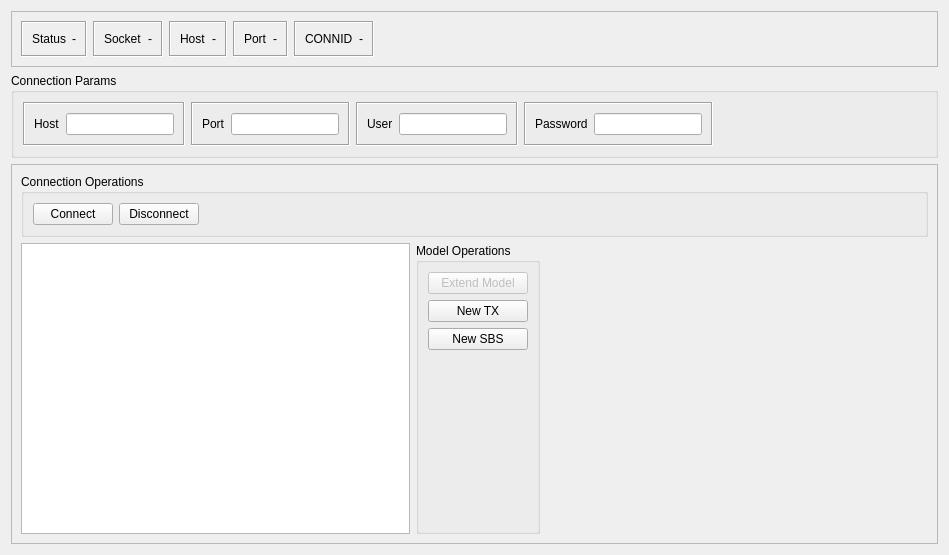
<?xml version="1.0" encoding="UTF-8"?>
<ui version="4.0">
 <class>vlg_toolkit_Connection</class>
 <widget class="QWidget" name="vlg_toolkit_Connection">
  <property name="geometry">
   <rect>
    <x>0</x>
    <y>0</y>
    <width>949</width>
    <height>555</height>
   </rect>
  </property>
  <property name="windowTitle">
   <string>Form</string>
  </property>
  <layout class="QVBoxLayout" name="verticalLayout">
   <item>
    <widget class="QFrame" name="frame">
     <property name="sizePolicy">
      <sizepolicy hsizetype="Preferred" vsizetype="Fixed">
       <horstretch>0</horstretch>
       <verstretch>0</verstretch>
      </sizepolicy>
     </property>
     <property name="frameShape">
      <enum>QFrame::StyledPanel</enum>
     </property>
     <property name="frameShadow">
      <enum>QFrame::Raised</enum>
     </property>
     <layout class="QHBoxLayout" name="horizontalLayout">
      <item>
       <widget class="QFrame" name="conn_status_frame">
        <property name="frameShape">
         <enum>QFrame::Box</enum>
        </property>
        <property name="frameShadow">
         <enum>QFrame::Sunken</enum>
        </property>
        <layout class="QHBoxLayout" name="horizontalLayout_3">
         <item>
          <layout class="QHBoxLayout" name="horizontalLayout_2">
           <item>
            <widget class="QLabel" name="conn_status_label">
             <property name="text">
              <string>Status</string>
             </property>
            </widget>
           </item>
           <item>
            <widget class="QLabel" name="conn_status_label_disp">
             <property name="styleSheet">
              <string notr="true">background-color : light grey; color : black;</string>
             </property>
             <property name="text">
              <string>-</string>
             </property>
             <property name="alignment">
              <set>Qt::AlignCenter</set>
             </property>
            </widget>
           </item>
          </layout>
         </item>
        </layout>
       </widget>
      </item>
      <item>
       <widget class="QFrame" name="conn_status_frame_2">
        <property name="frameShape">
         <enum>QFrame::Box</enum>
        </property>
        <property name="frameShadow">
         <enum>QFrame::Sunken</enum>
        </property>
        <layout class="QHBoxLayout" name="horizontalLayout_6">
         <item>
          <layout class="QHBoxLayout" name="horizontalLayout_7">
           <item>
            <widget class="QLabel" name="sock_label">
             <property name="text">
              <string>Socket</string>
             </property>
            </widget>
           </item>
           <item>
            <widget class="QLabel" name="sock_label_disp">
             <property name="styleSheet">
              <string notr="true">background-color : light grey; color : black;</string>
             </property>
             <property name="text">
              <string>-</string>
             </property>
             <property name="alignment">
              <set>Qt::AlignCenter</set>
             </property>
            </widget>
           </item>
          </layout>
         </item>
        </layout>
       </widget>
      </item>
      <item>
       <widget class="QFrame" name="conn_status_frame_3">
        <property name="frameShape">
         <enum>QFrame::Box</enum>
        </property>
        <property name="frameShadow">
         <enum>QFrame::Sunken</enum>
        </property>
        <layout class="QHBoxLayout" name="horizontalLayout_8">
         <item>
          <layout class="QHBoxLayout" name="horizontalLayout_9">
           <item>
            <widget class="QLabel" name="host_label">
             <property name="text">
              <string>Host</string>
             </property>
            </widget>
           </item>
           <item>
            <widget class="QLabel" name="host_label_disp">
             <property name="styleSheet">
              <string notr="true">background-color : light grey; color : black;</string>
             </property>
             <property name="text">
              <string>-</string>
             </property>
             <property name="alignment">
              <set>Qt::AlignCenter</set>
             </property>
            </widget>
           </item>
          </layout>
         </item>
        </layout>
       </widget>
      </item>
      <item>
       <widget class="QFrame" name="conn_status_frame_4">
        <property name="frameShape">
         <enum>QFrame::Box</enum>
        </property>
        <property name="frameShadow">
         <enum>QFrame::Sunken</enum>
        </property>
        <layout class="QHBoxLayout" name="horizontalLayout_10">
         <item>
          <layout class="QHBoxLayout" name="horizontalLayout_11">
           <item>
            <widget class="QLabel" name="port_label">
             <property name="text">
              <string>Port</string>
             </property>
            </widget>
           </item>
           <item>
            <widget class="QLabel" name="port_label_disp">
             <property name="styleSheet">
              <string notr="true">background-color : light grey; color : black;</string>
             </property>
             <property name="text">
              <string>-</string>
             </property>
             <property name="alignment">
              <set>Qt::AlignCenter</set>
             </property>
            </widget>
           </item>
          </layout>
         </item>
        </layout>
       </widget>
      </item>
      <item>
       <widget class="QFrame" name="conn_status_frame_6">
        <property name="frameShape">
         <enum>QFrame::Box</enum>
        </property>
        <property name="frameShadow">
         <enum>QFrame::Sunken</enum>
        </property>
        <layout class="QHBoxLayout" name="horizontalLayout_16">
         <item>
          <layout class="QHBoxLayout" name="horizontalLayout_17">
           <item>
            <widget class="QLabel" name="port_label_2">
             <property name="text">
              <string>CONNID</string>
             </property>
            </widget>
           </item>
           <item>
            <widget class="QLabel" name="connid_label_disp">
             <property name="styleSheet">
              <string notr="true">background-color : light grey; color : black;</string>
             </property>
             <property name="text">
              <string>-</string>
             </property>
             <property name="alignment">
              <set>Qt::AlignCenter</set>
             </property>
            </widget>
           </item>
          </layout>
         </item>
        </layout>
       </widget>
      </item>
      <item>
       <spacer name="horizontalSpacer">
        <property name="orientation">
         <enum>Qt::Horizontal</enum>
        </property>
        <property name="sizeHint" stdset="0">
         <size>
          <width>40</width>
          <height>20</height>
         </size>
        </property>
       </spacer>
      </item>
     </layout>
    </widget>
   </item>
   <item>
    <widget class="QGroupBox" name="cp_group_box">
     <property name="title">
      <string>Connection Params</string>
     </property>
     <layout class="QHBoxLayout" name="horizontalLayout_23">
      <item>
       <widget class="QFrame" name="conn_status_frame_10">
        <property name="sizePolicy">
         <sizepolicy hsizetype="Fixed" vsizetype="Preferred">
          <horstretch>0</horstretch>
          <verstretch>0</verstretch>
         </sizepolicy>
        </property>
        <property name="frameShape">
         <enum>QFrame::Box</enum>
        </property>
        <property name="frameShadow">
         <enum>QFrame::Sunken</enum>
        </property>
        <layout class="QHBoxLayout" name="horizontalLayout_4">
         <item>
          <layout class="QHBoxLayout" name="horizontalLayout_24">
           <item>
            <widget class="QLabel" name="conn_status_label_5">
             <property name="text">
              <string>Host</string>
             </property>
             <property name="buddy">
              <cstring>cp_psswd</cstring>
             </property>
            </widget>
           </item>
           <item>
            <widget class="QLineEdit" name="cp_host_addr"/>
           </item>
          </layout>
         </item>
        </layout>
       </widget>
      </item>
      <item>
       <widget class="QFrame" name="conn_status_frame_9">
        <property name="sizePolicy">
         <sizepolicy hsizetype="Fixed" vsizetype="Preferred">
          <horstretch>0</horstretch>
          <verstretch>0</verstretch>
         </sizepolicy>
        </property>
        <property name="frameShape">
         <enum>QFrame::Box</enum>
        </property>
        <property name="frameShadow">
         <enum>QFrame::Sunken</enum>
        </property>
        <layout class="QHBoxLayout" name="horizontalLayout_18">
         <item>
          <layout class="QHBoxLayout" name="horizontalLayout_22">
           <item>
            <widget class="QLabel" name="conn_status_label_4">
             <property name="text">
              <string>Port</string>
             </property>
             <property name="buddy">
              <cstring>cp_psswd</cstring>
             </property>
            </widget>
           </item>
           <item>
            <widget class="QLineEdit" name="cp_host_port"/>
           </item>
          </layout>
         </item>
        </layout>
       </widget>
      </item>
      <item>
       <widget class="QFrame" name="conn_status_frame_8">
        <property name="sizePolicy">
         <sizepolicy hsizetype="Fixed" vsizetype="Preferred">
          <horstretch>0</horstretch>
          <verstretch>0</verstretch>
         </sizepolicy>
        </property>
        <property name="frameShape">
         <enum>QFrame::Box</enum>
        </property>
        <property name="frameShadow">
         <enum>QFrame::Sunken</enum>
        </property>
        <layout class="QHBoxLayout" name="horizontalLayout_19">
         <item>
          <layout class="QHBoxLayout" name="horizontalLayout_20">
           <item>
            <widget class="QLabel" name="conn_status_label_3">
             <property name="text">
              <string>User</string>
             </property>
             <property name="buddy">
              <cstring>cp_psswd</cstring>
             </property>
            </widget>
           </item>
           <item>
            <widget class="QLineEdit" name="cp_user"/>
           </item>
          </layout>
         </item>
        </layout>
       </widget>
      </item>
      <item>
       <widget class="QFrame" name="conn_status_frame_7">
        <property name="sizePolicy">
         <sizepolicy hsizetype="Fixed" vsizetype="Preferred">
          <horstretch>0</horstretch>
          <verstretch>0</verstretch>
         </sizepolicy>
        </property>
        <property name="frameShape">
         <enum>QFrame::Box</enum>
        </property>
        <property name="frameShadow">
         <enum>QFrame::Sunken</enum>
        </property>
        <layout class="QHBoxLayout" name="horizontalLayout_21">
         <item>
          <layout class="QHBoxLayout" name="horizontalLayout_5">
           <item>
            <widget class="QLabel" name="conn_status_label_2">
             <property name="text">
              <string>Password</string>
             </property>
             <property name="buddy">
              <cstring>cp_psswd</cstring>
             </property>
            </widget>
           </item>
           <item>
            <widget class="QLineEdit" name="cp_psswd"/>
           </item>
          </layout>
         </item>
        </layout>
       </widget>
      </item>
      <item>
       <spacer name="horizontalSpacer_4">
        <property name="orientation">
         <enum>Qt::Horizontal</enum>
        </property>
        <property name="sizeHint" stdset="0">
         <size>
          <width>40</width>
          <height>20</height>
         </size>
        </property>
       </spacer>
      </item>
     </layout>
    </widget>
   </item>
   <item>
    <widget class="QFrame" name="frame_2">
     <property name="frameShape">
      <enum>QFrame::StyledPanel</enum>
     </property>
     <property name="frameShadow">
      <enum>QFrame::Raised</enum>
     </property>
     <layout class="QVBoxLayout" name="verticalLayout_3">
      <item>
       <widget class="QGroupBox" name="groupBox">
        <property name="title">
         <string>Connection Operations</string>
        </property>
        <layout class="QHBoxLayout" name="horizontalLayout_14">
         <item>
          <widget class="QPushButton" name="connect_button">
           <property name="text">
            <string>Connect</string>
           </property>
           <property name="icon">
            <iconset resource="tkt_prj_res.qrc">
             <normaloff>:/icon/icons/flash.png</normaloff>:/icon/icons/flash.png</iconset>
           </property>
          </widget>
         </item>
         <item>
          <widget class="QPushButton" name="disconnect_button">
           <property name="text">
            <string>Disconnect</string>
           </property>
           <property name="icon">
            <iconset resource="tkt_prj_res.qrc">
             <normaloff>:/icon/icons/flash-off.png</normaloff>:/icon/icons/flash-off.png</iconset>
           </property>
           <property name="flat">
            <bool>false</bool>
           </property>
          </widget>
         </item>
         <item>
          <spacer name="horizontalSpacer_2">
           <property name="orientation">
            <enum>Qt::Horizontal</enum>
           </property>
           <property name="sizeHint" stdset="0">
            <size>
             <width>40</width>
             <height>20</height>
            </size>
           </property>
          </spacer>
         </item>
        </layout>
       </widget>
      </item>
      <item>
       <layout class="QHBoxLayout" name="horizontalLayout_15">
        <item>
         <widget class="QTreeView" name="broker_model_tree_view">
          <property name="contextMenuPolicy">
           <enum>Qt::CustomContextMenu</enum>
          </property>
          <property name="alternatingRowColors">
           <bool>true</bool>
          </property>
          <property name="sortingEnabled">
           <bool>true</bool>
          </property>
         </widget>
        </item>
        <item>
         <widget class="QGroupBox" name="model_operations_box">
          <property name="title">
           <string>Model Operations</string>
          </property>
          <layout class="QVBoxLayout" name="verticalLayout_2">
           <item>
            <widget class="QPushButton" name="extend_model_button">
             <property name="enabled">
              <bool>false</bool>
             </property>
             <property name="text">
              <string>Extend Model</string>
             </property>
             <property name="icon">
              <iconset resource="tkt_prj_res.qrc">
               <normaloff>:/icon/icons/social-buffer.png</normaloff>:/icon/icons/social-buffer.png</iconset>
             </property>
            </widget>
           </item>
           <item>
            <widget class="QPushButton" name="new_tx_button">
             <property name="text">
              <string>New TX</string>
             </property>
             <property name="icon">
              <iconset resource="tkt_prj_res.qrc">
               <normaloff>:/icon/icons/forward.png</normaloff>:/icon/icons/forward.png</iconset>
             </property>
            </widget>
           </item>
           <item>
            <widget class="QPushButton" name="new_sbs_button">
             <property name="text">
              <string>New SBS</string>
             </property>
             <property name="icon">
              <iconset resource="tkt_prj_res.qrc">
               <normaloff>:/icon/icons/social-rss.png</normaloff>:/icon/icons/social-rss.png</iconset>
             </property>
            </widget>
           </item>
           <item>
            <spacer name="verticalSpacer">
             <property name="orientation">
              <enum>Qt::Vertical</enum>
             </property>
             <property name="sizeHint" stdset="0">
              <size>
               <width>20</width>
               <height>40</height>
              </size>
             </property>
            </spacer>
           </item>
          </layout>
         </widget>
        </item>
        <item>
         <spacer name="horizontalSpacer_3">
          <property name="orientation">
           <enum>Qt::Horizontal</enum>
          </property>
          <property name="sizeHint" stdset="0">
           <size>
            <width>40</width>
            <height>20</height>
           </size>
          </property>
         </spacer>
        </item>
       </layout>
      </item>
     </layout>
    </widget>
   </item>
  </layout>
 </widget>
 <resources>
  <include location="tkt_prj_res.qrc"/>
 </resources>
 <connections/>
</ui>
